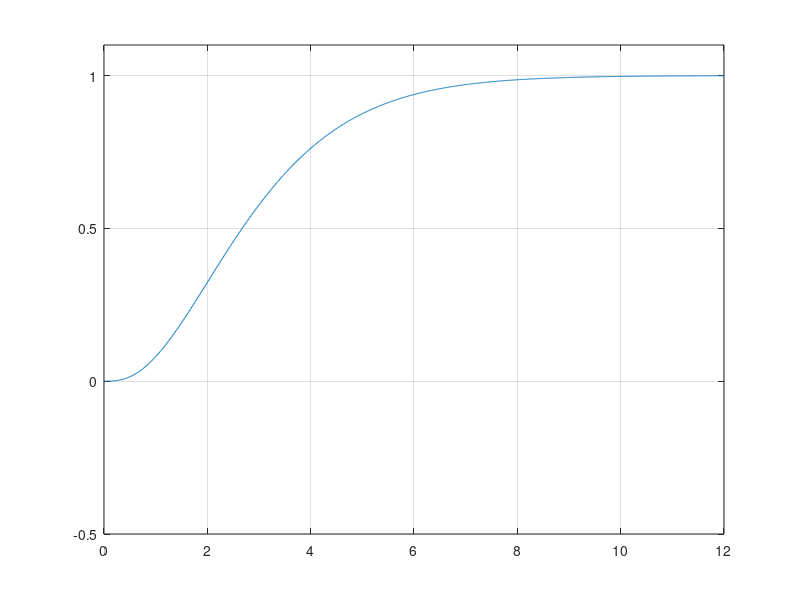

This chart was generated by the following MATLAB code:
clear
clc
den=conv([1 1],[1 1]);
den=conv(den,[1 1]);
Hs=tf(1,den)
t=0:0.01:12;
yt=step(Hs,t);
plot(t,yt)
grid
axis([0 12 -0.5 1.1])
ginput(2)

a=0,1586
L=0,7001

K=1,2/a
Ti=2*L
Td=L/2
ginput(2)
